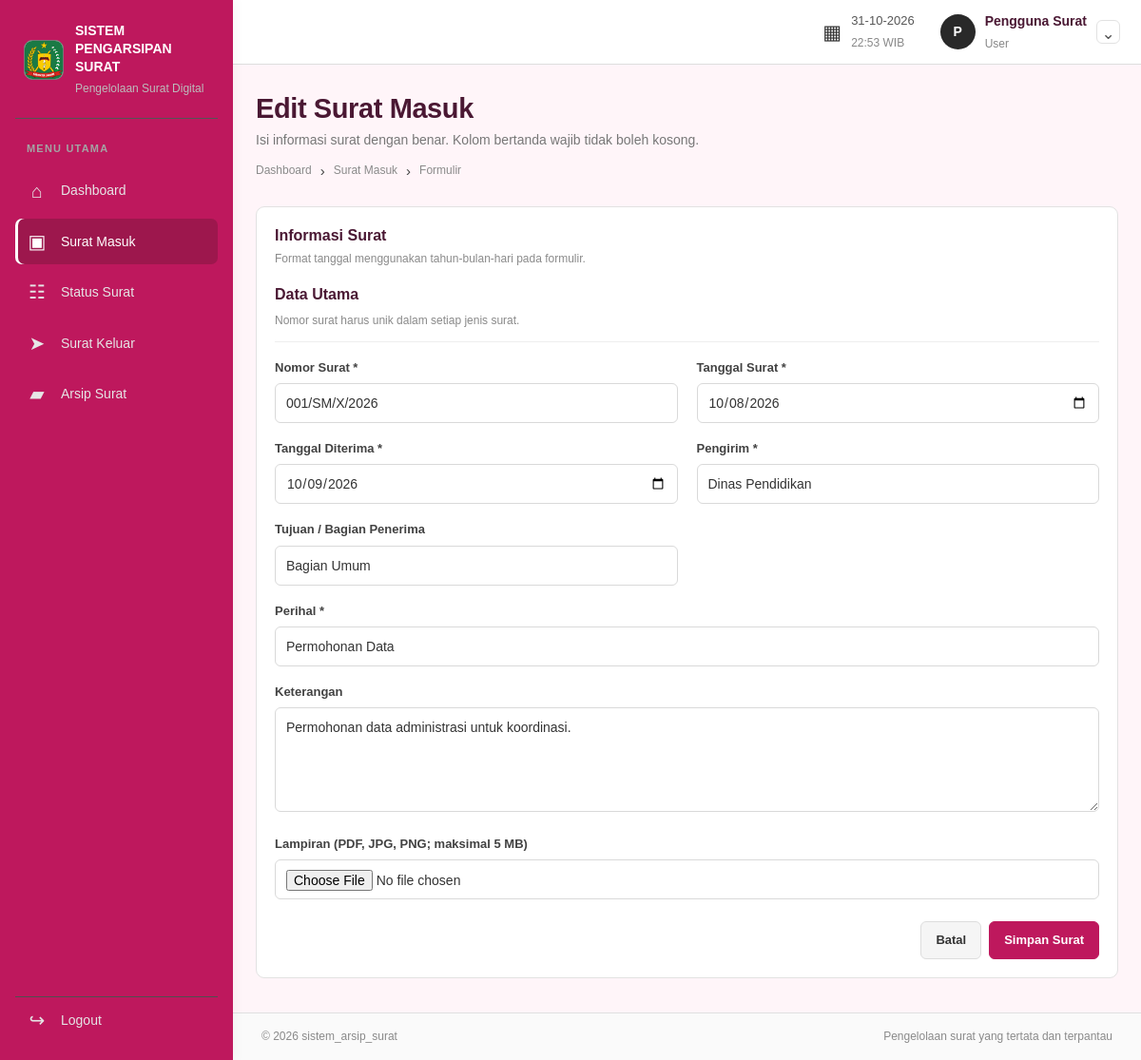
/user/surat_masuk/form.php?id=1 (signed in), run on the app's committed database.
### tables this page shows
CREATE TABLE `surat` (
  `id` int(10) UNSIGNED NOT NULL,
  `jenis_surat` enum('Masuk','Keluar') NOT NULL,
  `nomor_surat` varchar(100) NOT NULL,
  `tanggal_surat` date NOT NULL,
  `tanggal_diterima` date DEFAULT NULL,
  `pengirim` varchar(200) NOT NULL DEFAULT '',
  `tujuan` varchar(200) NOT NULL DEFAULT '',
  `perihal` varchar(250) NOT NULL,
  `deskripsi` text DEFAULT NULL,
  `uploaded_file` varchar(255) DEFAULT NULL,
  `status` varchar(40) NOT NULL,
  `created_by` int(10) UNSIGNED NOT NULL,
  `updated_by` int(10) UNSIGNED DEFAULT NULL,
  `created_at` timestamp NOT NULL DEFAULT current_timestamp(),
  `updated_at` timestamp NOT NULL DEFAULT current_timestamp() ON UPDATE current_timestamp()
);

### user/surat_masuk/form.php (the view, shortened to what this page needs)
<?php
require_once __DIR__ . '/../../include/auth_user.php';
$area = 'user';
$type = 'Masuk';
$folder = $type === 'Masuk' ? 'surat_masuk' : 'surat_keluar';
$pageTitle = ($type === 'Masuk' ? 'Surat Masuk' : 'Surat Keluar');
$id = max(0, (int)($_GET['id'] ?? 0));
$letter = null;
if ($id > 0) {
    $stmt = $conn->prepare('SELECT * FROM surat WHERE id=? AND jenis_surat=? LIMIT 1');
    $stmt->bind_param('is', $id, $type);
    $stmt->execute();
    $letter = $stmt->get_result()->fetch_assoc();
}
require __DIR__ . '/../../include/header.php';
?>
<div class="page-heading"><div><h1><?= $id ? 'Edit ' : 'Tambah ' ?><?= $pageTitle ?></h1><p>Isi informasi surat dengan benar. Kolom bertanda wajib tidak boleh kosong.</p><div class="breadcrumbs"><a href="<?= BASE_URL ?>/<?= $area ?>/dashboard.php">Dashboard</a><span>›</span><a href="<?= BASE_URL ?>/<?= $area ?>/<?= $folder ?>/index.php"><?= $pageTitle ?></a><span>›</span>Formulir</div></div></div>
<section class="panel form-panel"><div class="panel-heading"><div><h2>Informasi Surat</h2><p>Format tanggal menggunakan tahun-bulan-hari pada formulir.</p></div></div>
<form method="post" action="<?= BASE_URL ?>/proses/surat_simpan.php" enctype="multipart/form-data" class="form-grid">
<div class="form-section-title"><h2>Data Utama</h2><p>Nomor surat harus unik dalam setiap jenis surat.</p></div>
<div class="form-field"><label for="nomor_surat">Nomor Surat *</label><input id="nomor_surat" name="nomor_surat" maxlength="100" required value="<?= htmlspecialchars($letter['nomor_surat'] ?? '', ENT_QUOTES, 'UTF-8') ?>" placeholder="Contoh: 001/SM/X/2026"></div>
<div class="form-field"><label for="tanggal_surat">Tanggal Surat *</label><input id="tanggal_surat" name="tanggal_surat" type="date" required value="<?= htmlspecialchars($letter['tanggal_surat'] ?? date('Y-m-d'), ENT_QUOTES, 'UTF-8') ?>"></div>
<?php if ($type === 'Masuk'): ?>
<div class="form-field"><label for="tanggal_diterima">Tanggal Diterima *</label><input id="tanggal_diterima" name="tanggal_diterima" type="date" required value="<?= htmlspecialchars($letter['tanggal_diterima'] ?? date('Y-m-d'), ENT_QUOTES, 'UTF-8') ?>"></div>
<div class="form-field"><label for="pengirim">Pengirim *</label><input id="pengirim" name="pengirim" maxlength="200" required value="<?= htmlspecialchars($letter['pengirim'] ?? '', ENT_QUOTES, 'UTF-8') ?>" placeholder="Nama instansi/pengirim"></div>
<div class="form-field"><label for="tujuan">Tujuan / Bagian Penerima</label><input id="tujuan" name="tujuan" maxlength="200" value="<?= htmlspecialchars($letter['tujuan'] ?? 'Bagian Umum', ENT_QUOTES, 'UTF-8') ?>" placeholder="Bagian penerima surat"></div>
<?php endif; ?>
<div class="form-field full-span"><label for="perihal">Perihal *</label><input id="perihal" name="perihal" maxlength="250" required value="<?= htmlspecialchars($letter['perihal'] ?? '', ENT_QUOTES, 'UTF-8') ?>" placeholder="Ringkasan isi surat"></div>
<div class="form-field full-span"><label for="deskripsi">Keterangan</label><textarea id="deskripsi" name="deskripsi" rows="4" maxlength="5000" placeholder="Keterangan tambahan (opsional)"><?= htmlspecialchars($letter['deskripsi'] ?? '', ENT_QUOTES, 'UTF-8') ?></textarea></div>
<div class="form-field full-span"><label for="lampiran">Lampiran (PDF, JPG, PNG; maksimal 5 MB)</label><input id="lampiran" name="lampiran" type="file" accept=".pdf,.jpg,.jpeg,.png,application/pdf,image/jpeg,image/png"></div>
<div class="form-actions full-span"><a class="button button-light" href="<?= $id ? BASE_URL . '/' . $area . '/' . $folder . '/detail.php?id=' . $id : BASE_URL . '/' . $area . '/' . $folder . '/index.php' ?>">Batal</a><button class="button button-dark" type="submit">Simpan Surat</button></div>
</form></section>
<?php require __DIR__ . '/../../include/footer.php'; ?>

### include/css/style.css (style rules this page uses)
:root { --ink: #4A1833; --muted: #8A6478; --line: #F3CADA; --surface: #FFFFFF; --canvas: #FFF5F9; --dark: #BE185D; --light: #FCE7F3; --radius: 10px; }
* { box-sizing: border-box; }
html { min-height: 100%; scroll-behavior: smooth; }
body { margin: 0; background: var(--canvas); color: var(--ink); font-family: Arial, Helvetica, sans-serif; font-size: 13px; line-height: 1.5; }
a { color: inherit; text-decoration: none; }
button, input, select, textarea { font: inherit; }
button, a, input, select, textarea { -webkit-tap-highlight-color: transparent; }
button { cursor: pointer; }
.page-heading { display: flex; align-items: flex-start; justify-content: space-between; gap: 22px; margin: 0 0 23px; }
.page-heading h1 { margin: 0 0 5px; font-size: 27px; line-height: 1.25; font-weight: 800; letter-spacing: -0.65px; }
.page-heading p { margin: 0; color: #777; font-size: 12px; }
.breadcrumbs { display: flex; align-items: center; gap: 9px; margin-top: 9px; color: #8a8a8a; font-size: 10px; }
.breadcrumbs span { color: #444; font-size: 15px; }
.button { display: inline-flex; min-height: 36px; align-items: center; justify-content: center; gap: 7px; padding: 9px 13px; border: 1px solid transparent; border-radius: 6px; font-size: 11px; font-weight: 700; line-height: 1.2; white-space: nowrap; transition: background 0.15s ease, border-color 0.15s ease; }
.button-dark { background: #BE185D; border-color: #BE185D; color: #FFFFFF; }
.button-light { border-color: #ddd; background: #f5f5f5; color: #333; }
.panel { min-width: 0; padding: 16px; border: 1px solid #e2e2e2; border-radius: 9px; background: #fff; }
.panel-heading { display: flex; align-items: flex-start; justify-content: space-between; gap: 16px; margin-bottom: 14px; }
.panel-heading h2 { margin: 0; font-size: 14px; line-height: 1.4; font-weight: 800; }
.panel-heading p { margin: 4px 0 0; color: #8a8a8a; font-size: 10px; line-height: 1.5; }
.filter-form input, .filter-form select, .form-field input, .form-field select, .form-field textarea, .form-stack input, .form-stack select, .form-stack textarea { width: 100%; min-width: 0; padding: 10px 11px; border: 1px solid #d9d9d9; border-radius: 6px; background: #fff; color: #333; font-size: 11px; outline: none; }
.form-panel { max-width: 950px; }
.form-grid { display: grid; grid-template-columns: repeat(2, minmax(0, 1fr)); gap: 18px 20px; }
.form-section-title { grid-column: 1/-1; padding-bottom: 12px; border-bottom: 1px solid #eee; }
.form-section-title h2 { margin: 0; font-size: 14px; }
.form-section-title p { margin: 5px 0 0; color: #898989; font-size: 10px; }
.form-field { min-width: 0; }
.form-field label { display: block; margin: 0 0 7px; color: #424242; font-size: 11px; font-weight: 700; }
.form-field input, .form-field select { height: 39px; }
.form-field textarea { resize: vertical; min-height: 95px; line-height: 1.5; }
.full-span { grid-column: 1/-1; }
.form-actions { display: flex; justify-content: flex-end; gap: 8px; padding-top: 5px; }
.page-content > .panel { margin-top: 16px; }
.page-content > .panel:first-of-type { margin-top: 0; }
.form-grid .full-span { grid-column: 1/-1; }
body { font-size: 15px; line-height: 1.6; }
.page-heading { margin-bottom: 25px; }
.page-heading h1 { font-size: 29px; letter-spacing: -0.4px; }
.page-heading p { font-size: 14px; line-height: 1.55; }
.breadcrumbs { font-size: 12px; }
.button { font-size: 13px; min-height: 40px; padding: 10px 15px; }
.panel { padding: 19px; }
.panel-heading { margin-bottom: 16px; }
.panel-heading h2 { font-size: 16px; }
.panel-heading p { font-size: 12px; }
.filter-form input, .filter-form select, .form-field input, .form-field select, .form-field textarea, .form-stack input, .form-stack select, .form-stack textarea { font-size: 14px; min-height: 42px; }
.form-field textarea, .form-stack textarea { min-height: 110px; }
.form-stack label, .form-field label { font-size: 13px; line-height: 1.4; }
.form-section-title h2 { font-size: 16px; }
.form-section-title p { font-size: 12px; }

### data on the page
surat: nomor_surat "001/SM/X/2026", tanggal_surat "10/08/2026", tanggal_diterima "10/09/2026", pengirim "Dinas Pendidikan", tujuan "Bagian Umum", perihal "Permohonan Data", deskripsi "Permohonan data administrasi untuk koordinasi."

### other printed values
substr($userInfo['nama'] ?? 'U', 0, 1) "P"
$userInfo['nama'] "Pengguna Surat"
$role "User"
$pageTitle "Surat Masuk"
